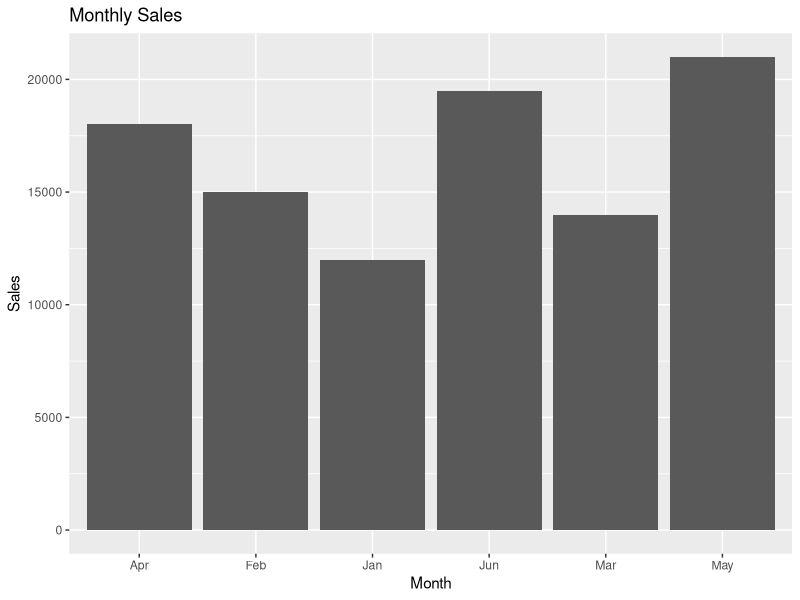
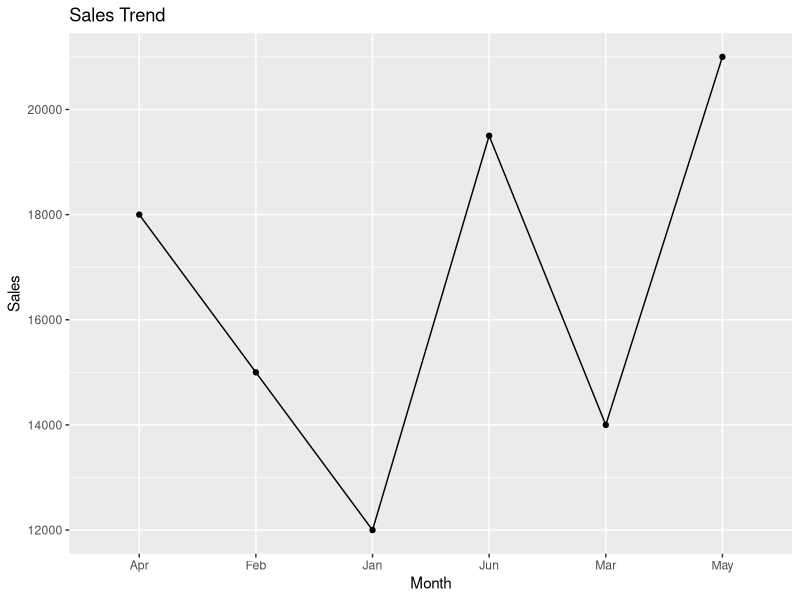
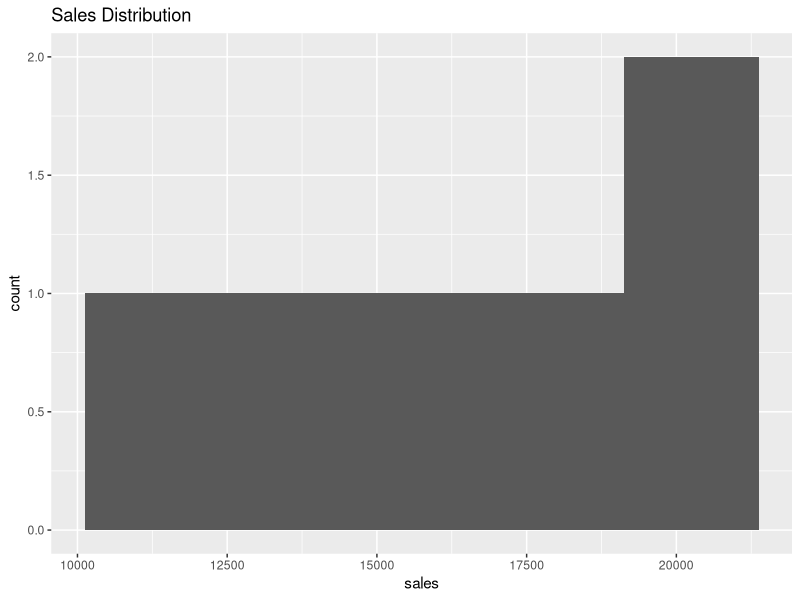

R code for these plots, in order:
library(ggplot2)

sales <- data.frame(
  month=c("Jan","Feb","Mar","Apr","May","Jun"),
  sales=c(12000,15000,14000,18000,21000,19500)
)

ggplot(sales,aes(x=month,y=sales)) +
  geom_col() +
  labs(title="Monthly Sales",x="Month",y="Sales")

ggplot(sales,aes(x=month,y=sales,group=1)) +
  geom_line() + geom_point() +
  labs(title="Sales Trend",x="Month",y="Sales")

ggplot(sales,aes(x=sales)) +
  geom_histogram(bins=5) +
  labs(title="Sales Distribution")
